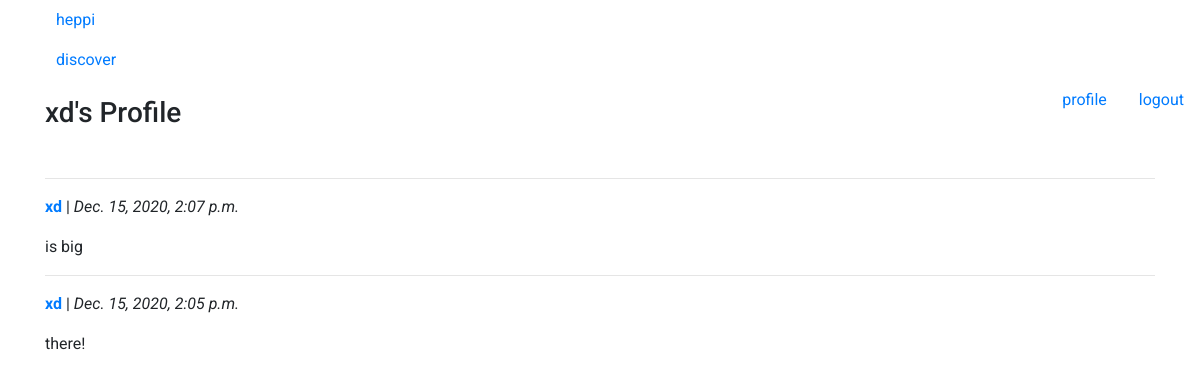
/user/xd/, run on the app's committed database.
### main/models.py (models this page shows, shortened)
class Post(models.Model):
    title = models.CharField(max_length=200)
    body = models.TextField()
    author = models.ForeignKey(User, on_delete=models.DO_NOTHING, null=True)
    created_at = models.DateTimeField()

### main/views.py (the view)
# urls.py: path('user/<str:username>/', views.user_view, name='user_view'),
def user_view(request, username):
    user = User.objects.get(username=username)
    posts = Post.objects.filter(author=user).order_by('-created_at')
    return render(request, 'user.html', { 'user': user, 'all_posts': posts })

### main/templates/user.html (shortened to what this page needs)
{% extends 'base.html' %}
{% load static %}
{% block content %}
    <h3>{{ user.username }}'s Profile</h3>
    <br>
    {% for post in all_posts %}
    <div>
        <hr/>
        <p><span><b>
            <a href="{% url 'user_view' username=post.author.username %}">{{ post.author.username }}</a>
        </b></span> |
            <span><i>{{ post.created_at }}</i></span></p>
        <p>{{ post.body }}</p>
    </div>
    {% endfor %}
{% endblock %}

### main/static/css/base.css (style rules this page uses)
* { font-family: 'Roboto', sans-serif; }
a { text-decoration: none; }

### data on the page
Post: author.username "xd", created_at "Dec. 15, 2020, 2:07 p.m.", body "is big"
Post: author.username "xd", created_at "Dec. 15, 2020, 2:05 p.m.", body "there!"

### other printed values
{{ user.username }} "xd"
